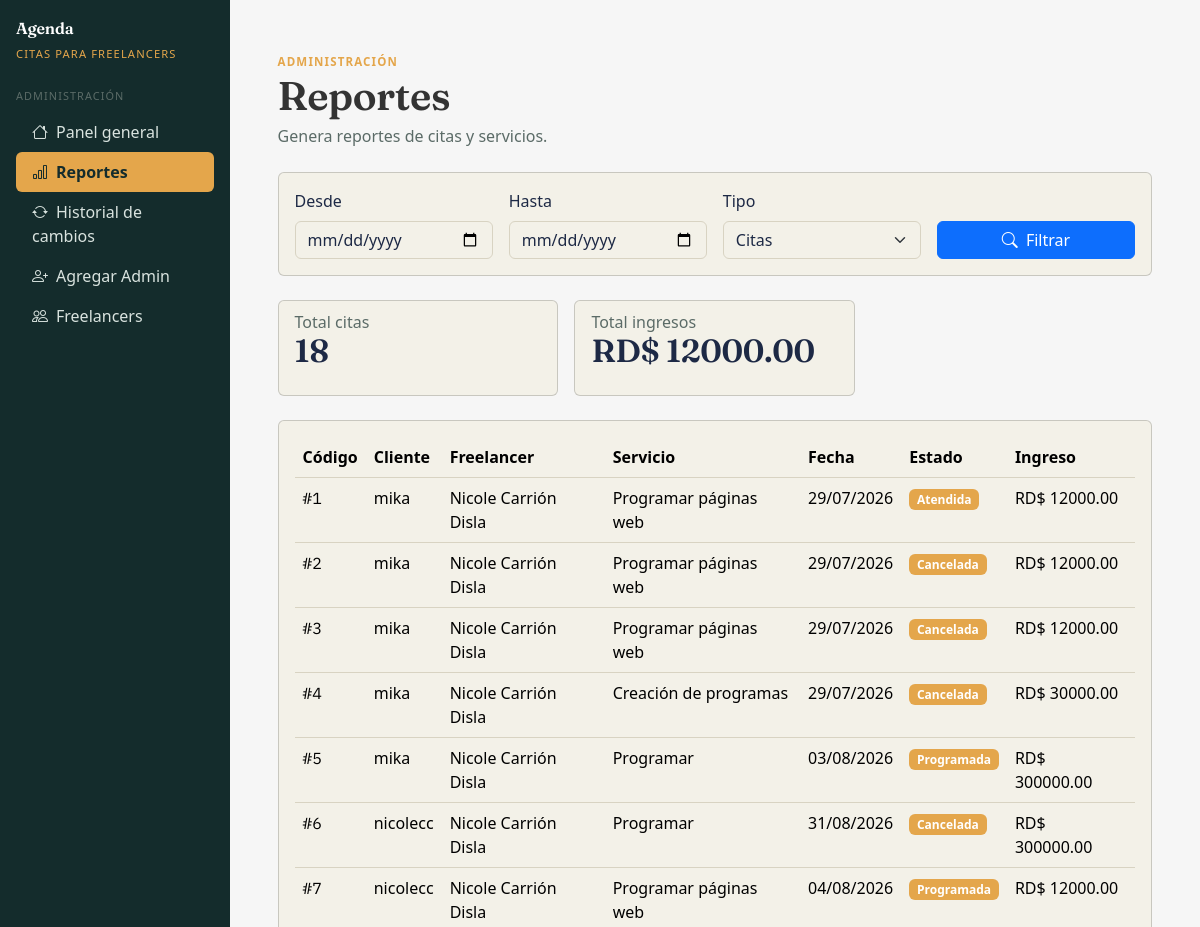
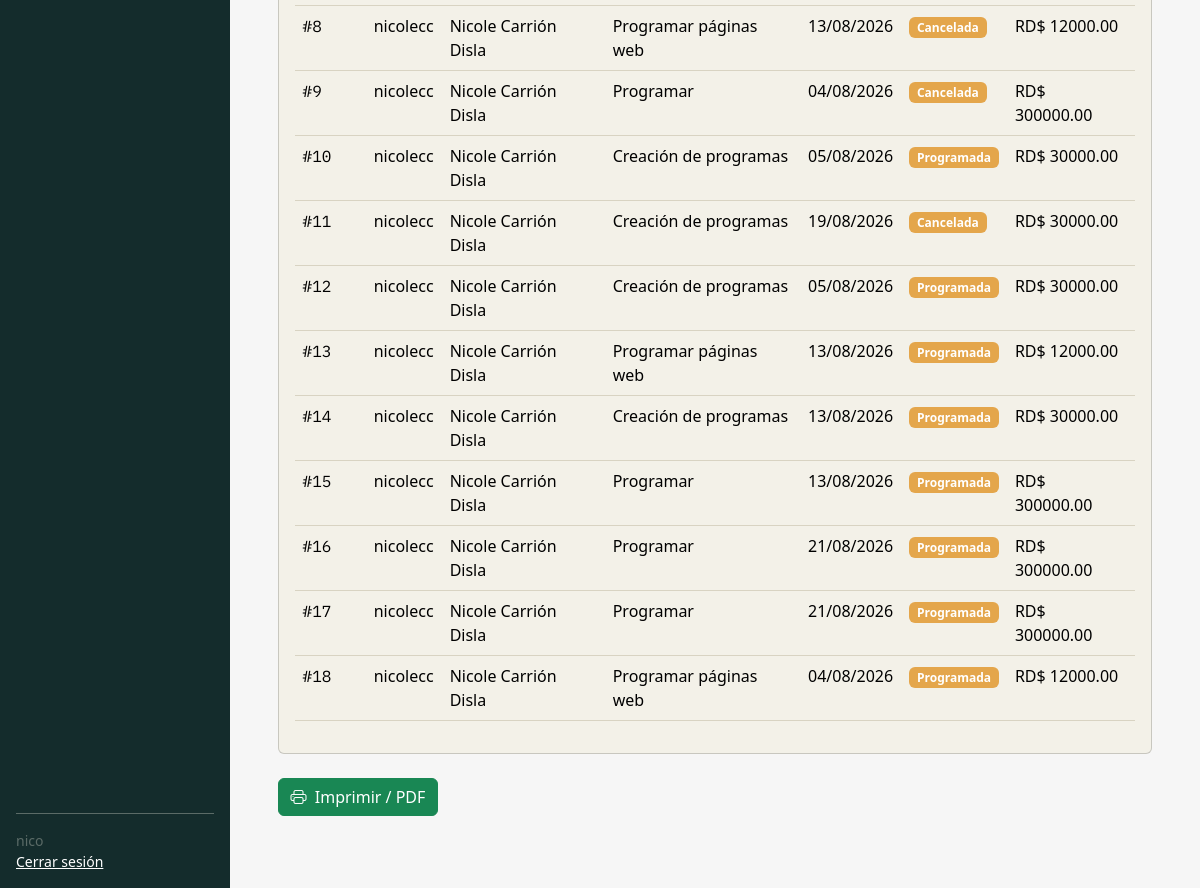
/admin-panel/reportes/ (signed in), run on an earlier commit of the app's database (2 pictures, top to bottom).
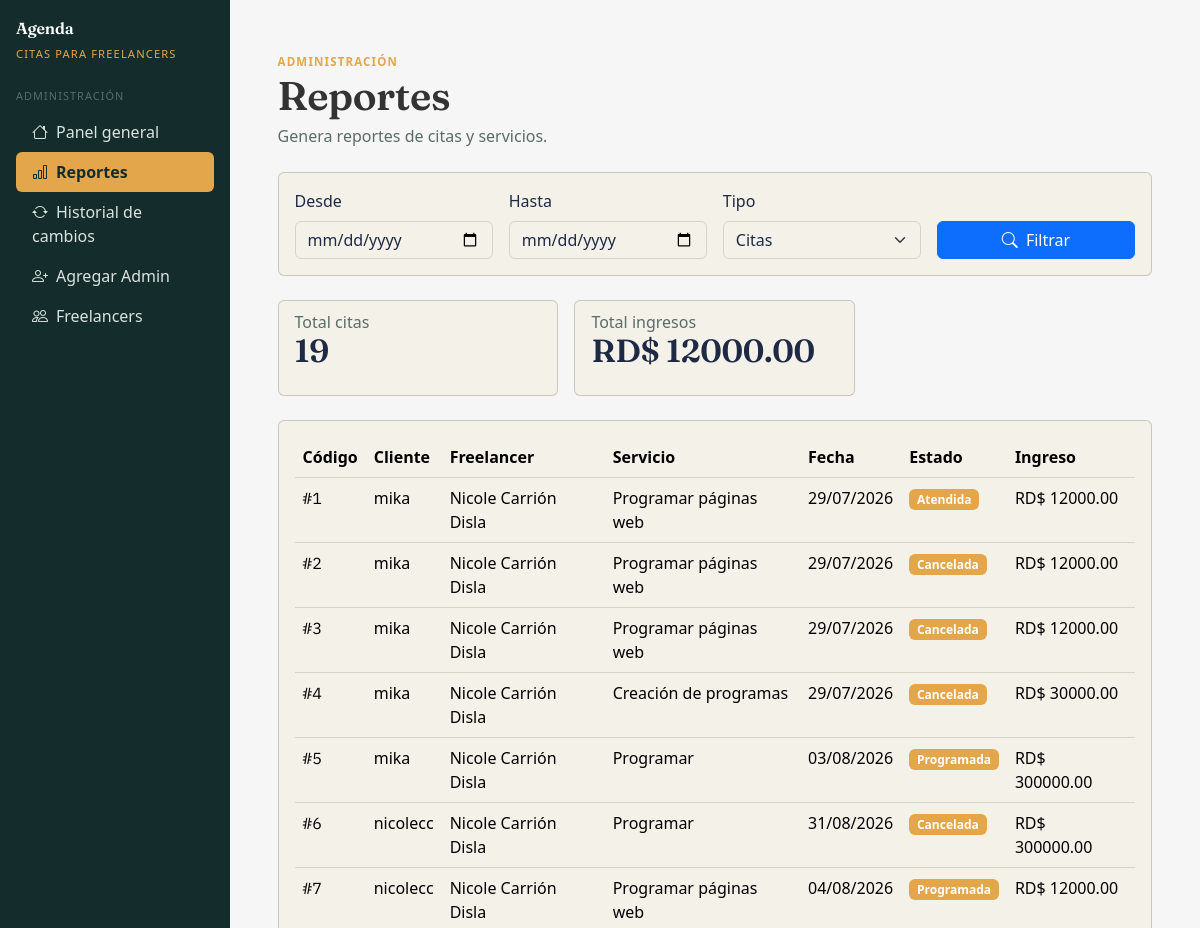
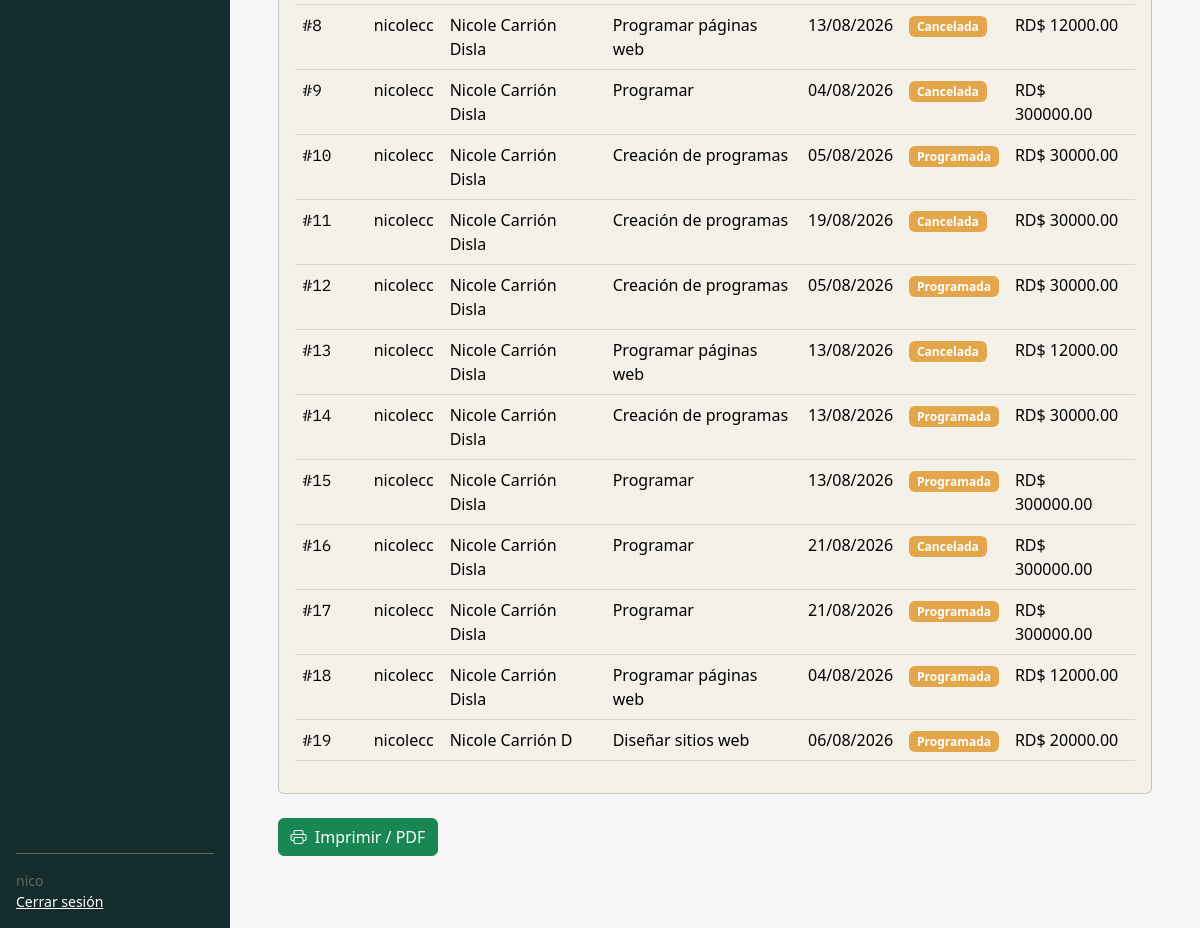
And on a later commit of the database (2 pictures, top to bottom).
### gestionCitas/models.py (models this page shows, shortened)
class Reserva(models.Model):
    id_reserva = models.AutoField(primary_key=True)
    id_cliente = models.ForeignKey(Cliente, on_delete=models.CASCADE, related_name='reservas')
    id_freelancer = models.ForeignKey(Freelancer, on_delete=models.CASCADE, related_name='reservas')
    id_servicio = models.ForeignKey(Servicio, on_delete=models.CASCADE, related_name='reservas')
    fecha = models.DateField()
    hora_inicio = models.TimeField()
    hora_fin = models.TimeField()
    modalidad = models.CharField(max_length=10, choices=[
        ('presencial', 'Presencial'),
        ('virtual', 'Virtual')
    ], default='virtual')
    estado = models.CharField(max_length=12, choices=[
        ('programada', 'Programada'),
        ('confirmada', 'Confirmada'),
        ('atendida', 'Atendida'),
        ('cancelada', 'Cancelada')
    ], default='programada')
    motivo_cancelacion = models.TextField(blank=True, null=True)
    observaciones = models.TextField(blank=True, null=True)
    fecha_reserva = models.DateTimeField(auto_now_add=True)

class Cliente(models.Model):
    id_cliente = models.AutoField(primary_key=True)
    nombre = models.CharField(max_length=30)
    correo_cliente = models.EmailField(unique=True, max_length=30)
    contrasena = models.CharField(max_length=20)
    fecha_registro = models.DateTimeField(auto_now_add=True)

class Freelancer(models.Model):
    CATEGORIAS = [
        ('diseno_grafico', 'Diseño'),
        ('programacion', 'Programación'),
        ('musica', 'Música'),
        ('contabilidad', 'Contabilidad'),
        ('marketing_digital', 'Marketing Digital'),
        ('asesoria_legal', 'Asesoría Legal'),
    ]
    id_freelancer = models.AutoField(primary_key=True)
    nombre = models.CharField(max_length=30)
    correo = models.EmailField(unique=True, max_length=30)
    contrasena = models.CharField(max_length=20)
    categoria = models.CharField(max_length=50, choices=CATEGORIAS)
    fecha_registro = models.DateTimeField(auto_now_add=True)
    activo = models.BooleanField(default=True)

class Servicio(models.Model):
    id_servicio = models.AutoField(primary_key=True)
    id_freelancer = models.ForeignKey(Freelancer, on_delete=models.CASCADE, related_name='servicios')
    nombre = models.CharField(max_length=30)
    descripcion = models.TextField(blank=True)
    precio_base = models.DecimalField(max_digits=10, decimal_places=2)
    duracion = models.IntegerField(help_text="Duración en minutos")
    modalidad = models.CharField(max_length=10, choices=[
        ('presencial', 'Presencial'),
        ('virtual', 'Virtual'),
        ('ambos', 'Ambos')
    ], default='ambos')
    activo = models.BooleanField(default=True)

### gestionCitas/views.py (the view)
        def wrapper(request, *args, **kwargs):
            if 'rol' not in request.session:
                messages.error(request, "Debes iniciar sesión para continuar.")
                return redirect('login')
            if request.session.get('rol') not in roles:
                messages.error(request, "No tienes permiso para acceder a esta sección.")
                return redirect('login')
            return vista(request, *args, **kwargs)

### gestionCitas/views.py (called while the page is built)
def requiere_rol(*roles):
    def decorador(vista):
        def wrapper(request, *args, **kwargs):
            if 'rol' not in request.session:
                messages.error(request, "Debes iniciar sesión para continuar.")
                return redirect('login')
            if request.session.get('rol') not in roles:
                messages.error(request, "No tienes permiso para acceder a esta sección.")
                return redirect('login')
            return vista(request, *args, **kwargs)
        return wrapper
    return decorador

### gestionCitas/templates/citas/admin/reportes.html (shortened to what this page needs)
{% extends "citas/base.html" %}
{% load static %}
{% block content %}
<div class="mb-4">
    <small class="text-warning text-uppercase fw-semibold" style="letter-spacing:.1em;font-size:.72rem;">Administración</small>
    <h1 class="mb-1">Reportes</h1>
    <p class="text-secondary mb-0">Genera reportes de citas y servicios.</p>
</div>
<div class="card mb-4">
    <div class="card-body">
        <form method="get" class="row g-3">
            <div class="col-md-3">
                <label class="form-label">Desde</label>
                <input type="date" name="desde" class="form-control" value="{{ desde|default:'' }}">
            </div>
            <div class="col-md-3">
                <label class="form-label">Hasta</label>
                <input type="date" name="hasta" class="form-control" value="{{ hasta|default:'' }}">
            </div>
            <div class="col-md-3">
                <label class="form-label">Tipo</label>
                <select name="tipo" class="form-select">
                    <option value="citas">Citas</option>
                </select>
            </div>
            <div class="col-md-3 d-flex align-items-end">
                <button type="submit" class="btn btn-primary w-100">
                    <i class="bi bi-search me-1"></i> Filtrar
                </button>
            </div>
        </form>
    </div>
</div>
<div class="row g-3 mb-4">
    <div class="col-md-4">
        <div class="card">
            <div class="card-body">
                <h6 class="card-subtitle text-secondary">Total citas</h6>
                <h2>{{ total_citas|default:"0" }}</h2>
            </div>
        </div>
    </div>
    <div class="col-md-4">
        <div class="card">
            <div class="card-body">
                <h6 class="card-subtitle text-secondary">Total ingresos</h6>
                <h2>RD$ {{ total_ingresos|floatformat:2|default:"0.00" }}</h2>
            </div>
        </div>
    </div>
</div>
<div class="card">
    <div class="card-body">
        <div class="table-responsive">
            <table class="table table-hover">
                <thead>
                    <tr>
                        <th>Código</th>
                        <th>Cliente</th>
                        <th>Freelancer</th>
                        <th>Servicio</th>
                        <th>Fecha</th>
                        <th>Estado</th>
                        <th>Ingreso</th>
                    </tr>
                </thead>
                <tbody>
                    {% for r in reservas %}
                    <tr>
                        <td><span class="mono">#{{ r.id_reserva }}</span></td>
                        <td>{{ r.id_cliente.nombre }}</td>
                        <td>{{ r.id_freelancer.nombre }}</td>
                        <td>{{ r.id_servicio.nombre }}</td>
                        <td>{{ r.fecha|date:"d/m/Y" }}</td>
                        <td>
                            <span class="badge bg-warning">
                                {{ r.get_estado_display }}
                            </span>
                        </td>
                        <td>RD$ {{ r.id_servicio.precio_base|floatformat:2 }}</td>
                    </tr>
                    {% endfor %}
                </tbody>
            </table>
        </div>
    </div>
</div>
<br>
<div class="no-print mb-4">
    <div class="d-flex gap-2 flex-wrap">
        <button onclick="window.print()" class="btn btn-success">
            <i class="bi bi-printer me-1"></i> Imprimir / PDF
        </button>
    </div>
</div>
{% endblock %}

What changed in the data, as far as the page shows it:
changed Reserva id 13: estado "Programada" → "Cancelada"
changed Reserva id 16: estado "Programada" → "Cancelada"
added Reserva: id_reserva "19", id_cliente.nombre "nicolecc", id_freelancer.nombre "Nicole Carrión D", id_servicio.nombre "Diseñar sitios web", fecha "06/08/2026", estado "Programada", id_servicio.precio_base "20000.00"
Also different on the page:
{{ total_citas|default:"0" }}: "18" → "19"
